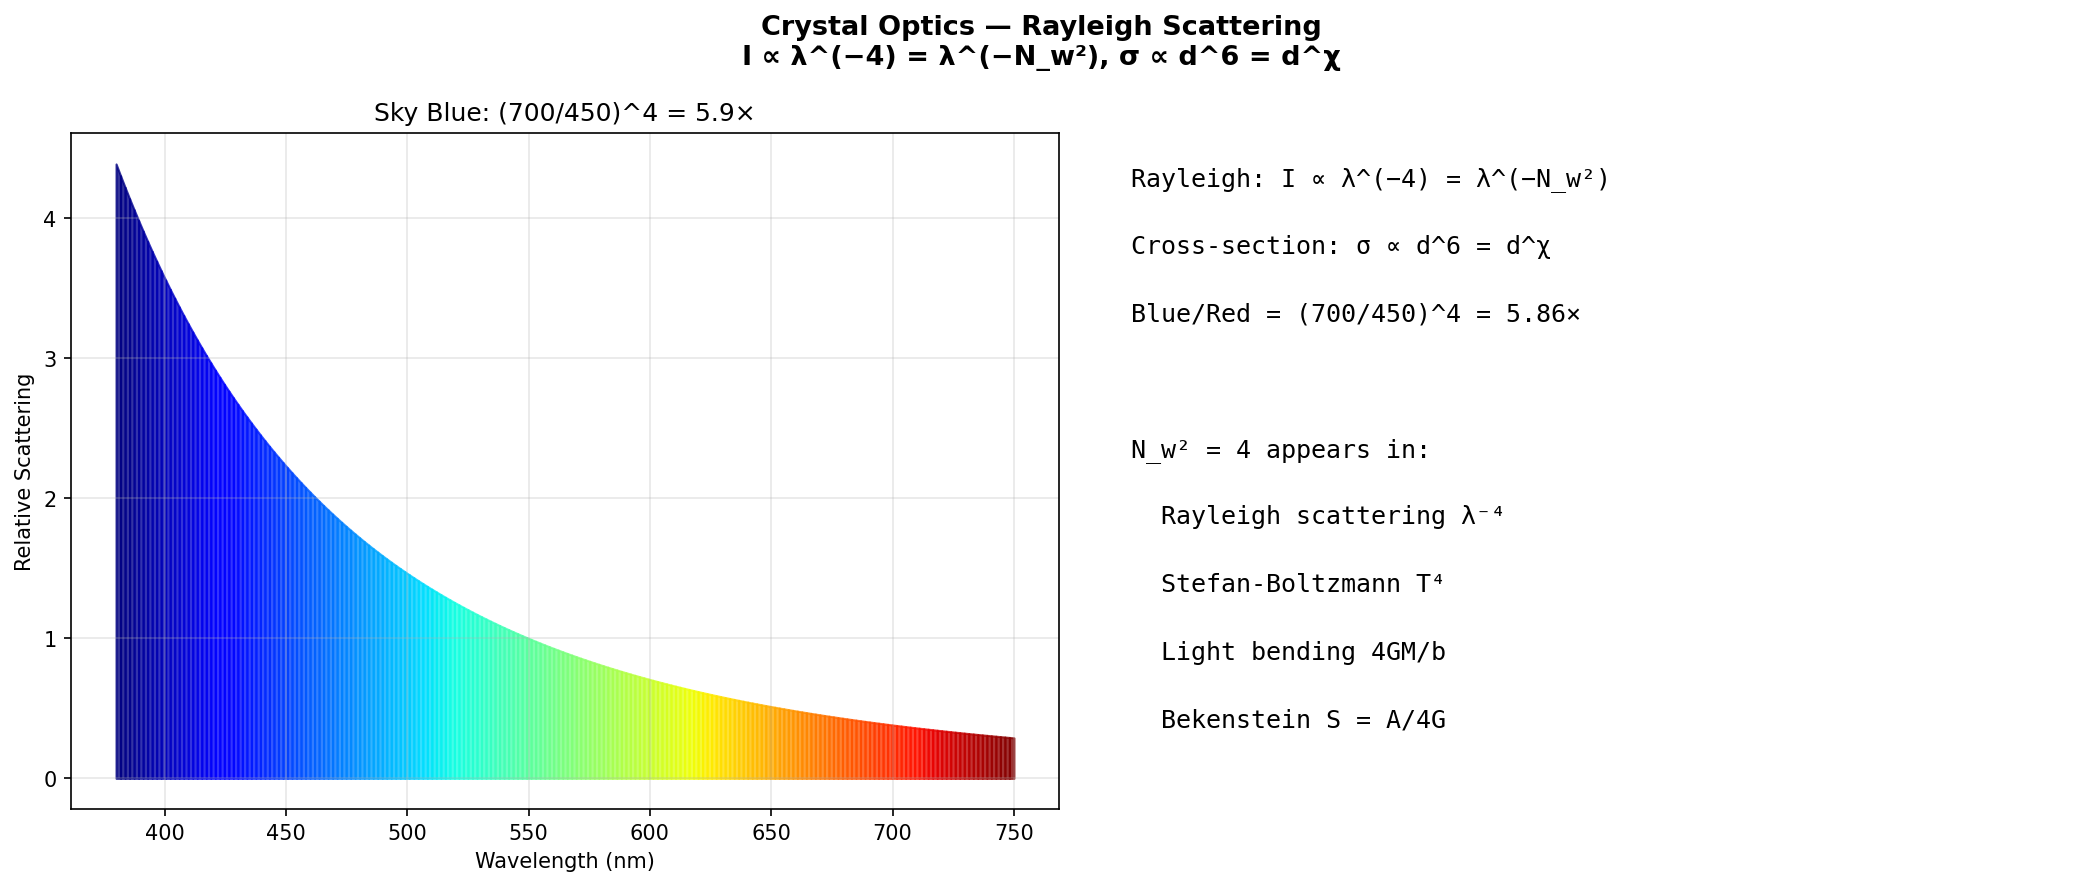

Write the Python code that produced this figure.
#!/usr/bin/env python3
"""Crystal Optics — Rayleigh: I ∝ λ^(−N_w²) = λ⁻⁴"""
import crystal_toe as ct
import numpy as np
import matplotlib.pyplot as plt

toe = ct.Toe(); op = toe.optics()
lam = np.linspace(380, 750, 200)
intensity = [op.rayleigh_intensity(550.0, l) for l in lam]

fig, axes = plt.subplots(1, 2, figsize=(14, 6))
fig.suptitle(f"Crystal Optics — Rayleigh Scattering\nI ∝ λ^(−{op.rayleigh_lambda_exp()}) = λ^(−N_w²), σ ∝ d^{op.rayleigh_size_exp()} = d^χ",
             fontsize=13, fontweight='bold')

colors = plt.cm.jet(np.linspace(0, 1, len(lam)))
for i in range(len(lam)-1):
    axes[0].fill_between([lam[i], lam[i+1]], [intensity[i], intensity[i+1]], color=colors[i], alpha=0.8)
axes[0].set_xlabel('Wavelength (nm)'); axes[0].set_ylabel('Relative Scattering')
axes[0].set_title(f'Sky Blue: (700/450)^{op.rayleigh_lambda_exp()} = {op.sky_blue_ratio():.1f}×')
axes[0].grid(True, alpha=0.3)

axes[1].axis('off')
for i, l in enumerate([f"Rayleigh: I ∝ λ^(−{op.rayleigh_lambda_exp()}) = λ^(−N_w²)",
    f"Cross-section: σ ∝ d^{op.rayleigh_size_exp()} = d^χ",
    f"Blue/Red = ({700}/{450})^{op.rayleigh_lambda_exp()} = {op.sky_blue_ratio():.2f}×", "",
    f"N_w² = {op.rayleigh_lambda_exp()} appears in:", f"  Rayleigh scattering λ⁻⁴",
    f"  Stefan-Boltzmann T⁴", f"  Light bending 4GM/b", f"  Bekenstein S = A/4G"]):
    axes[1].text(0.05, 0.95-i*0.1, l, transform=axes[1].transAxes, fontsize=12, fontfamily='monospace', va='top')
plt.tight_layout(); plt.savefig('optics_rayleigh.png', dpi=150, bbox_inches='tight'); plt.show()
